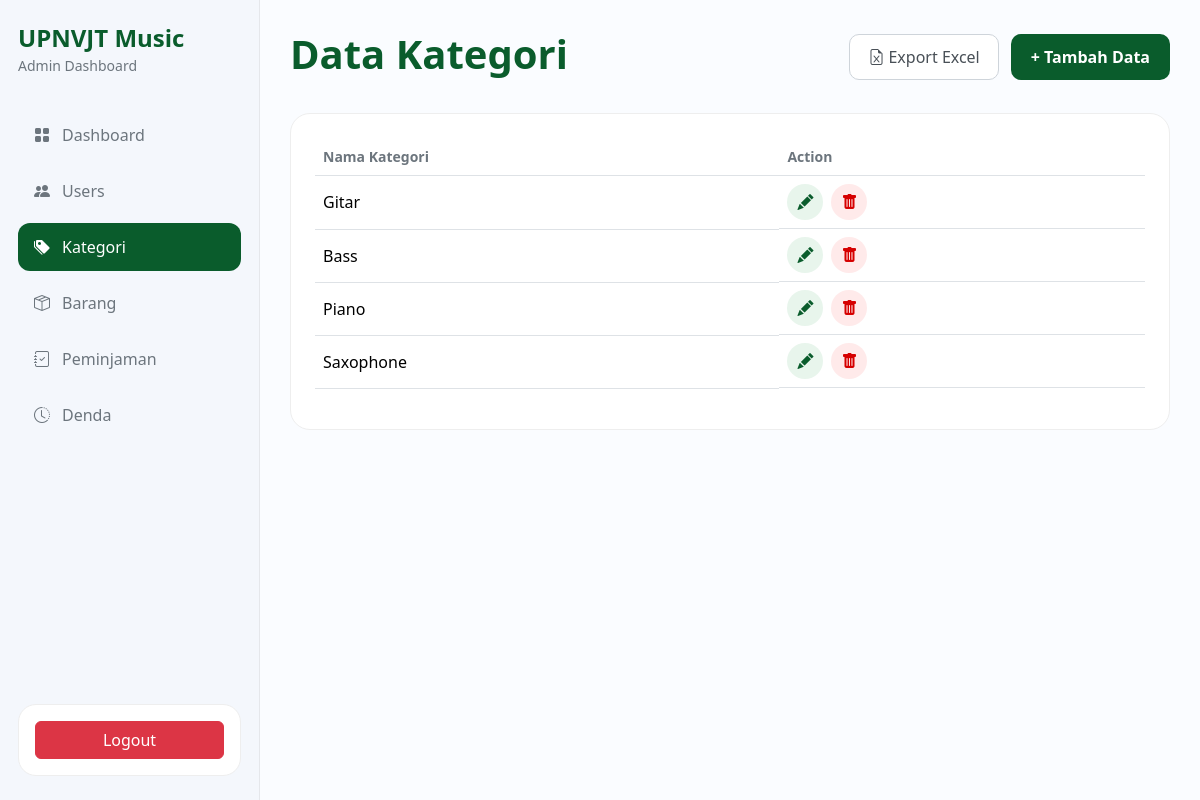
The page /admin/kategori.php (signed in) on the database as committed earlier.
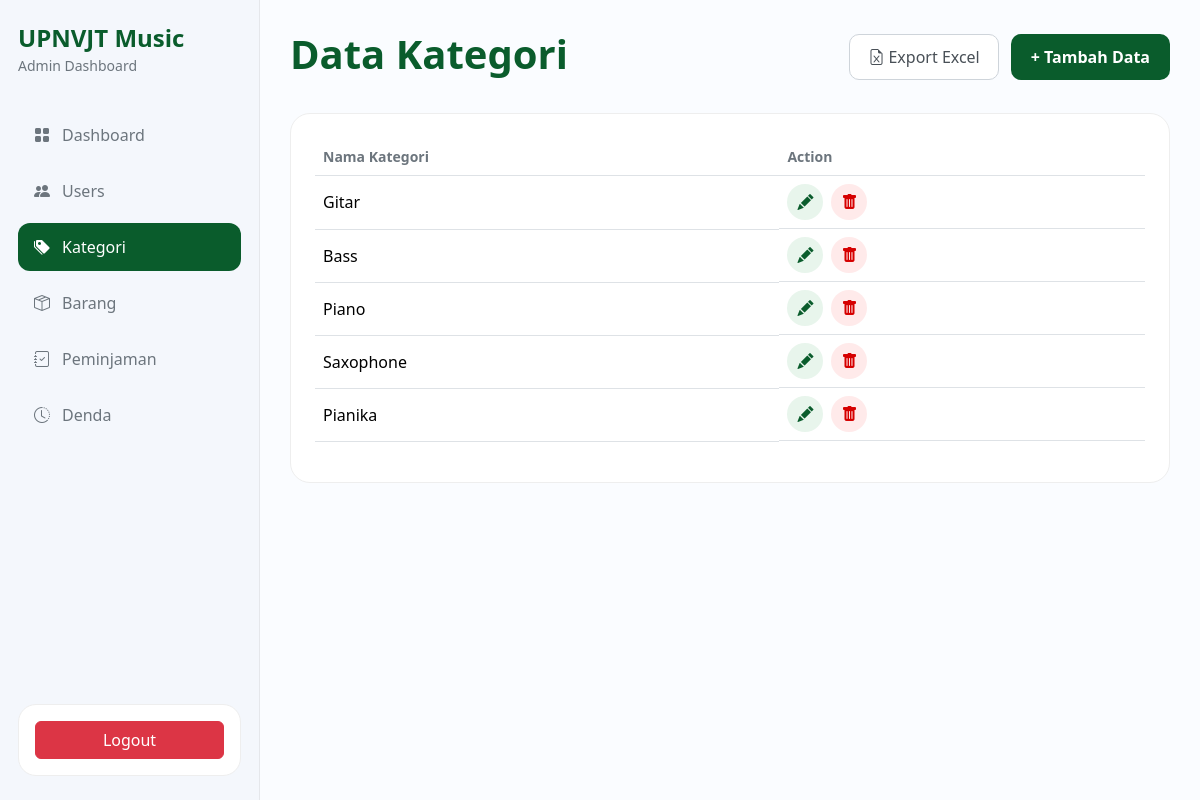
The same page on the database as committed later.
### tables this page shows
CREATE TABLE IF NOT EXISTS `kategori` (
  `id_kategori` int NOT NULL AUTO_INCREMENT,
  `nama_kategori` varchar(100) DEFAULT NULL,
  PRIMARY KEY (`id_kategori`)
);

### admin/kategori.php (the view, shortened to what this page needs)
<!DOCTYPE html>
<html lang="en">
<head>
    <link href="https://cdn.jsdelivr.net/npm/bootstrap@5.3.3/dist/css/bootstrap.min.css" rel="stylesheet">
    <link href="https://cdn.jsdelivr.net/npm/bootstrap-icons@1.11.3/font/bootstrap-icons.css" rel="stylesheet">
    <link rel="stylesheet" href="admin.css">
</head>
<body>
    <div class="admin-layout">
        <?php include 'assets/navbar.php' ?>
        <main class="content-admin">
            <div class="topbar-admin">
                <div>
                    <h1>Data Kategori</h1>
                </div>
                <div class="top-buttons">
                    <a href="?action=export_excel" class="btn btn-export text-decoration-none d-inline-flex align-items-center justify-content-center gap-1">
                        <i class="bi bi-file-earmark-excel"></i>
                        Export Excel
                    </a>
                    <button class="btn-add" data-bs-toggle="modal" data-bs-target="#modalTambah">
                        + Tambah Data
                    </button>
                </div>
            </div>
            <div>
                <div class="table-card">
                    <table class="table align-middle">
                        <thead>
                            <tr>
                                <th>Nama Kategori</th>
                                <th>Action</th>
                            </tr>
                        </thead>
                        <tbody>
                            <?php
                            $query = mysqli_query($conn, "SELECT * FROM kategori");
                            while ($data = mysqli_fetch_assoc($query)) {
                            ?>
                                <tr>
                                    <td><?= htmlspecialchars($data['nama_kategori']); ?></td>
                                    <td class="d-flex gap-2">
                                        <button class="btn-success-action" data-bs-toggle="modal" data-bs-target="#edit<?= $data['id_kategori']; ?>">
                                            <i class="bi bi-pencil-fill"></i>
                                        </button>
                                        <button class="btn-danger-action" data-bs-toggle="modal" data-bs-target="#hapus<?= $data['id_kategori']; ?>">
                                            <i class="bi bi-trash-fill"></i>
                                        </button>
                                    </td>
                                </tr>
                            <?php } ?>
                        </tbody>
                    </table>
                </div>
            </div>
        </main>
    </div>
</body>
</html>

Rows that differ between the two databases and show on the page:
added kategori: nama_kategori "Pianika"
